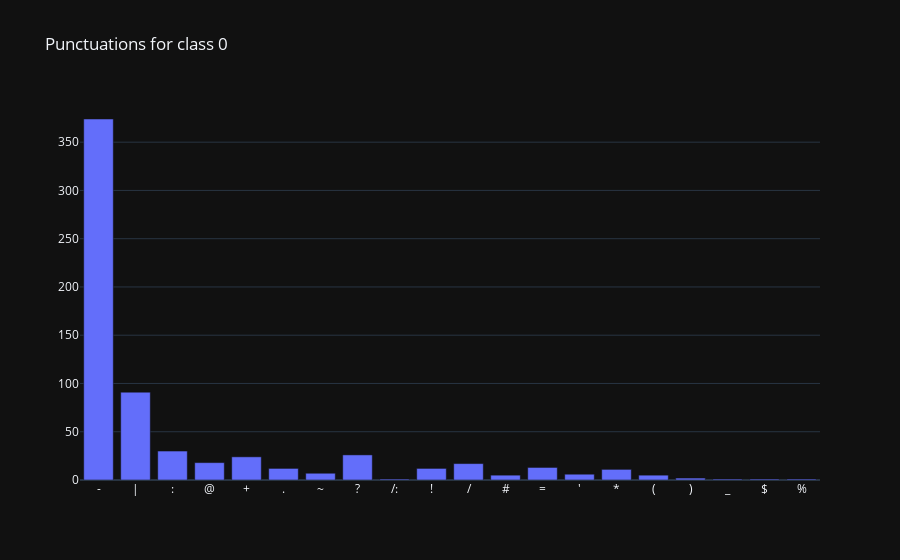

Here is the notebook cell this chart was saved with:
### Code cell
fig = go.Figure()

fig.add_trace(go.Bar(
    x = x,
    y = y
))

fig.update_layout(
    title_text = 'Punctuations for class 0',
    template='plotly_dark'
)

### Figure 1 — Plotly figure (JSON) as saved in the notebook; plotly's stock layout.template omitted (floating-point values rounded to 4 significant figures)
{"data": [{"type": "bar", "x": ["-", "|", ":", "@", "+", ".", "~", "?", "/:", "!", "/", "#", "=", "'", "*", "(", ")", "_", "$", "%"], "y": [374, 91, 30, 18, 24, 12, 7, 26, 1, 12, 17, 5, 13, 6, 11, 5, 2, 1, 1, 1]}], "layout": {"title": {"text": "Punctuations for class 0"}}}
